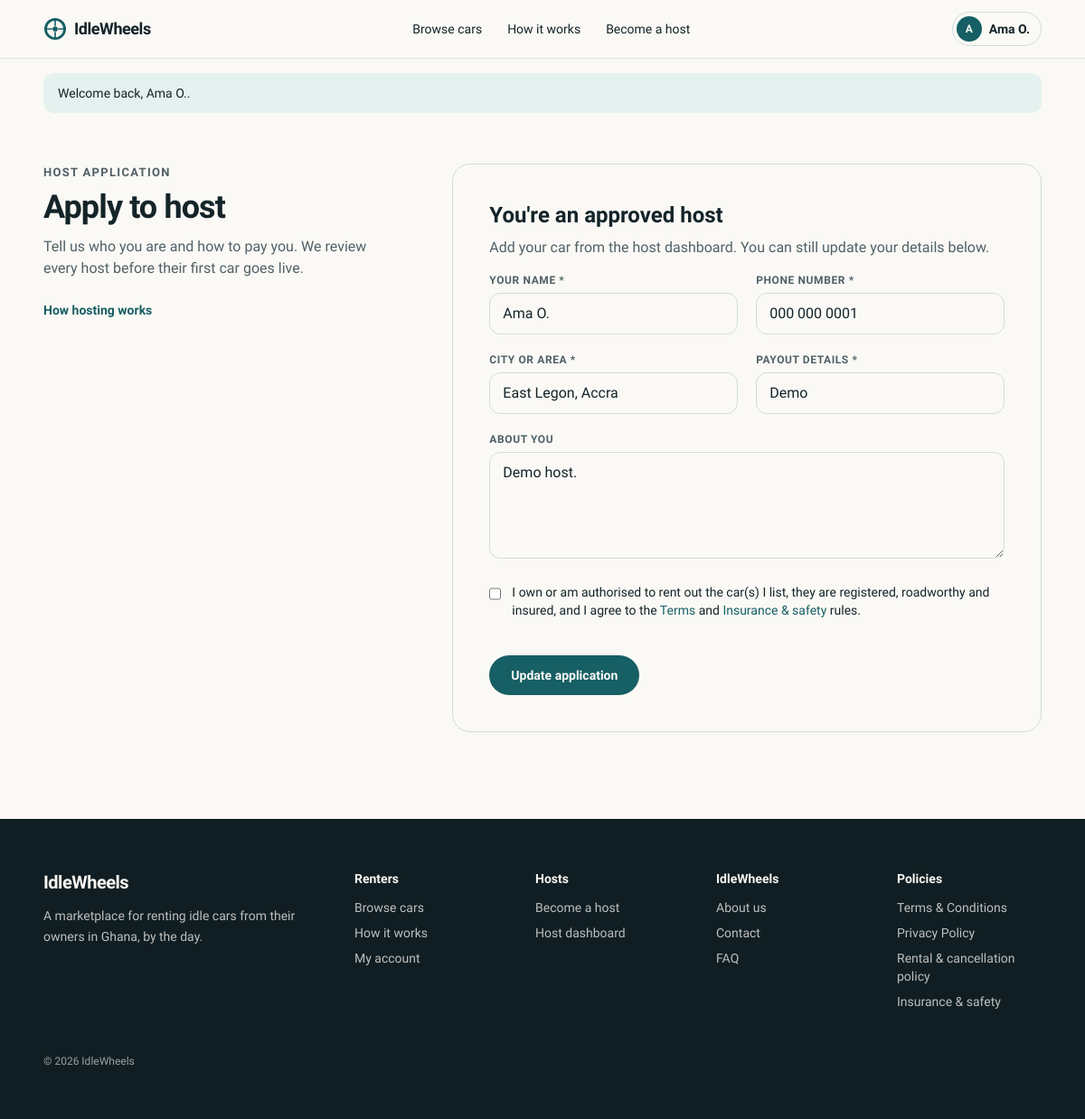
The app's page /host/apply.php (signed in) with its own data.
### tables this page shows
CREATE TABLE iw_users (
  id INT UNSIGNED AUTO_INCREMENT PRIMARY KEY,
  name VARCHAR(100) NOT NULL,
  email VARCHAR(190) NOT NULL UNIQUE,
  phone VARCHAR(30) NULL,
  password_hash VARCHAR(255) NOT NULL,
  role ENUM('user','admin') NOT NULL DEFAULT 'user',
  status ENUM('active','blocked') NOT NULL DEFAULT 'active',
  created_at DATETIME NOT NULL DEFAULT CURRENT_TIMESTAMP
);

CREATE TABLE iw_host_profiles (
  id INT UNSIGNED AUTO_INCREMENT PRIMARY KEY,
  user_id INT UNSIGNED NOT NULL UNIQUE,
  display_name VARCHAR(100) NOT NULL,
  phone VARCHAR(30) NOT NULL,
  city VARCHAR(100) NOT NULL,
  about TEXT NULL,
  payout_method VARCHAR(150) NOT NULL,
  status ENUM('pending','approved','rejected') NOT NULL DEFAULT 'pending',
  admin_note VARCHAR(500) NULL,
  created_at DATETIME NOT NULL DEFAULT CURRENT_TIMESTAMP,
  updated_at DATETIME NULL,
  CONSTRAINT fk_host_user FOREIGN KEY (user_id) REFERENCES iw_users(id) ON DELETE CASCADE
);

### app/Core/Controller.php (called while the page is built, shortened)
<?php
abstract class Controller
{
    protected function view(string $view, array $data = [], ?string $layout = 'layouts/main'): void
    {
        View::render($view, $data, $layout);
    }
}

### app/Controllers/HostController.php (called while the page is built, shortened)
<?php
class HostController extends Controller
{
    public function applyForm(): void
    {
        $user = Auth::requireLogin();
        $this->view('host/apply', ['title' => 'Apply to host', 'profile' => HostProfile::forUser((int) $user['id']), 'user' => $user]);
    }
}

### index.php (called while the page is built, shortened)
<?php
require __DIR__ . '/app/bootstrap.php';
$router = new App\Core\Router();
$router->dispatch($_SERVER['REQUEST_METHOD'] ?? 'GET', request_path());

### app/helpers.php (called while the page is built, shortened)
<?php
function config(string $key, $default = null)
{
    $value = $GLOBALS['config'];
    foreach (explode('.', $key) as $part) {
        $value = $value[$part];
    }
    return $value;
}
function e($value): string
{
    return htmlspecialchars((string) ($value ?? ''), ENT_QUOTES | ENT_SUBSTITUTE, 'UTF-8');
}
function base_path(): string
{
    static $base = null;
    if ($base === null) {
        $configured = (string) config('app.url', '');
        if ($configured !== '') {
            $base = rtrim((string) parse_url($configured, PHP_URL_PATH), '/');
        } else {
            $base = rtrim(str_replace('\\', '/', dirname($_SERVER['SCRIPT_NAME'] ?? '/index.php')), '/');
        }
    }
    return $base;
}
function url(string $path = '/', array $query = []): string
{
    $tail = '';
    $path = '/' . ltrim($path, '/');
    if (config('app.php_urls', true)) {
        $path = php_page($path);
    }
    $u = base_path() . $path . $tail;
    if ($query) {
        $u .= (strpos($tail, '?') === false ? '?' : '&') . http_build_query($query);
    }
    return $u === '' ? '/' : $u;
}
function php_page(string $path): string
{
    if ($path === '/' || $path === '') {
        return '/index.php';
    }
    $path = rtrim($path, '/');
    $last = substr($path, strrpos($path, '/') + 1);
    return strpos($last, '.') === false ? $path . '.php' : $path;
}
function asset(string $path): string
{
    $file = BASE_PATH . '/assets/' . ltrim($path, '/');
    $v = is_file($file) ? '?v=' . filemtime($file) : '';
    return url('assets/' . ltrim($path, '/')) . $v;
}
function request_path(): string
{
    $path = (string) parse_url($_SERVER['REQUEST_URI'] ?? '/', PHP_URL_PATH);
    $base = base_path();
    $path = '/' . trim($path, '/');
    return substr($path, -4) === '.php' ? substr($path, 0, -4) : $path;
}
function old(string $key, $default = '')
{
    $old = Session::get('_old', []);
    return $old[$key] ?? $default;
}

### app/Core/Database.php (called while the page is built, shortened)
<?php
class Database
{
    private static ?PDO $pdo = null;
    public static function pdo(): PDO
    {
        if (self::$pdo === null) {
            $c = config('db');
            $dsn = sprintf('mysql:host=%s;port=%d;dbname=%s;charset=utf8mb4', $c['host'], (int) ($c['port'] ?? 3306), $c['name']);
            self::$pdo = new PDO($dsn, $c['user'], $c['pass'], [
                PDO::ATTR_ERRMODE => PDO::ERRMODE_EXCEPTION,
                PDO::ATTR_DEFAULT_FETCH_MODE => PDO::FETCH_ASSOC,
                PDO::ATTR_EMULATE_PREPARES => false,
            ]);
        }
        return self::$pdo;
    }
    public static function one(string $sql, array $params = []): ?array
    {
        $st = self::pdo()->prepare($sql);
        $st->execute($params);
        $row = $st->fetch();
        return $row === false ? null : $row;
    }
}

### app/Models/HostProfile.php (called while the page is built, shortened)
<?php
class HostProfile
{
    public static function forUser(int $userId): ?array
    {
        return Database::one('SELECT * FROM iw_host_profiles WHERE user_id = ?', [$userId]);
    }
}

### app/Core/Session.php (called while the page is built, shortened)
<?php
class Session
{
    public static function get(string $key, $default = null)
    {
        return $_SESSION[$key] ?? $default;
    }
    public static function flashes(): array
    {
        return $_SESSION['_flash_now'] ?? [];
    }
}

### app/Core/Auth.php (called while the page is built, shortened)
<?php
class Auth
{
    private static ?array $user = null;
    private static bool $loaded = false;
    public static function user(): ?array
    {
        if (!self::$loaded) {
            self::$loaded = true;
            $id = Session::get('user_id');
            if ($id) {
                $u = User::find((int) $id);
                self::$user = ($u && $u['status'] === 'active') ? $u : null;
            }
        }
        return self::$user;
    }
    public static function requireLogin(): array
    {
        $u = self::user();
        return $u;
    }
}

### app/Models/User.php (called while the page is built, shortened)
<?php
class User
{
    public static function find(int $id): ?array
    {
        return Database::one('SELECT * FROM iw_users WHERE id = ?', [$id]);
    }
}

### app/bootstrap.php (called while the page is built, shortened)
<?php
spl_autoload_register(function (string $class): void {
    $file = BASE_PATH . '/app/' . str_replace('\\', '/', substr($class, 4)) . '.php';
});
require BASE_PATH . '/app/helpers.php';

### app/views/host/apply.php (the view, shortened to what this page needs)
<?php $p = $profile ?: []; ?>
<section class="grid gap-12 px-4 pt-10 sm:px-8 lg:grid-cols-[minmax(0,4fr)_minmax(0,7fr)] lg:gap-20 lg:px-12 lg:pt-14">
  <div>
    <p class="eyebrow">Host application</p>
    <h1 class="mt-2 font-display text-4xl font-extrabold tracking-tight">Apply to host</h1>
    <p class="mt-3 text-muted-foreground">Tell us who you are and how to pay you. We review every host before their first car goes live.</p>
    <a href="<?= url('/become-a-host') ?>" class="mt-6 inline-block text-sm font-semibold text-primary">How hosting works</a>
  </div>
  <div class="rounded-lg border border-border bg-background p-6 sm:p-10">
    <?php if ($profile && $profile['status'] === 'approved'): ?>
      <p class="font-display text-2xl font-semibold">You're an approved host</p>
      <p class="mt-2 text-muted-foreground">Add your car from the host dashboard. You can still update your details below.</p>
    <?php elseif ($profile && $profile['status'] === 'pending'): ?>
      <p class="mb-6 rounded-md bg-secondary p-4 text-sm">Your application is being reviewed. You can update your details below.</p>
    <?php elseif ($profile && $profile['status'] === 'rejected'): ?>
      <p class="mb-6 rounded-md bg-secondary p-4 text-sm">Your previous application wasn't approved<?= $profile['admin_note'] ? ': ' . e($profile['admin_note']) : '.' ?> Update your details and apply again.</p>
    <?php endif; ?>
    <form method="post" action="<?= url('/host/apply') ?>" class="mt-4 grid gap-5 sm:grid-cols-2">
      <label><span class="field-label">Your name *</span><input name="display_name" required maxlength="100" value="<?= e(old('display_name', $p['display_name'] ?? $user['name'])) ?>" class="field"></label>
      <label><span class="field-label">Phone number *</span><input name="phone" type="tel" required value="<?= e(old('phone', $p['phone'] ?? ($user['phone'] ?? ''))) ?>" class="field" placeholder="e.g. 024 123 4567"><?= error_for('phone') ?></label>
      <label><span class="field-label">City or area *</span><input name="city" required maxlength="100" value="<?= e(old('city', $p['city'] ?? '')) ?>" class="field" placeholder="e.g. East Legon, Accra"></label>
      <label><span class="field-label">Payout details *</span><input name="payout_method" required maxlength="150" value="<?= e(old('payout_method', $p['payout_method'] ?? '')) ?>" class="field" placeholder="Mobile money number or bank account"></label>
      <label class="sm:col-span-2"><span class="field-label">About you</span><textarea name="about" rows="4" maxlength="1000" class="field" placeholder="A few words renters will see, like how you hand over the keys"><?= e(old('about', $p['about'] ?? '')) ?></textarea></label>
      <label class="flex items-start gap-3 text-sm sm:col-span-2"><input type="checkbox" name="agree" value="1" class="mt-0.5 h-5 w-5 accent-[var(--color-primary)]">
        <span>I own or am authorised to rent out the car(s) I list, they are registered, roadworthy and insured, and I agree to the <a href="<?= url('/terms') ?>" target="_blank" class="text-primary">Terms</a> and <a href="<?= url('/insurance-safety') ?>" target="_blank" class="text-primary">Insurance &amp; safety</a> rules.</span></label>
      <div class="sm:col-span-2"><button class="btn-primary"><?= $profile ? 'Update application' : 'Apply to host' ?></button></div>
    </form>
  </div>
</section>

### app/Core/Router.php (shortened to what this page needs)
<?php
class Router
{
    private array $routes = [];
    private function add(string $method, string $path, array $handler, array $options = []): void
    {
        $pattern = '#^' . preg_replace('#\{([a-zA-Z_]+)\}#', '(?P<$1>[^/]+)', rtrim($path, '/') ?: '/') . '$#';
        $this->routes[] = ['method' => $method, 'pattern' => $pattern, 'handler' => $handler, 'options' => $options];
    }
    public function dispatch(string $method, string $path): void
    {
        $path = rtrim($path, '/') ?: '/';
        foreach ($this->routes as $route) {
            if (!preg_match($route['pattern'], $path, $m)) {
                continue;
            }
            $params = array_filter($m, 'is_string', ARRAY_FILTER_USE_KEY);
            [$class, $action] = $route['handler'];
            $controller = new $class();
            $controller->$action(...array_values($params));
            return;
        }
    }
}

### app/views/layouts/main.php (shortened to what this page needs)
<?php
$user = Auth::user();
$path = request_path();
$nav = [['/cars', 'Browse cars'], ['/how-it-works', 'How it works'], ['/become-a-host', 'Become a host']];
$navClass = function ($href) use ($path) {
    return 'no-underline transition-colors hover:text-primary ' . (strpos($path, $href) === 0 ? 'text-primary font-semibold' : 'text-foreground');
};
?><!doctype html>
<html lang="en">
<head>
  <link rel="stylesheet" href="<?= asset('css/app.css') ?>">
</head>
<body class="min-h-screen">
  <header class="sticky top-0 z-40 border-b border-border/70 bg-background/90 backdrop-blur">
    <div class="flex h-16 items-center justify-between gap-4 px-4 sm:px-8 lg:px-12">
      <a href="<?= url('/') ?>" class="flex items-center gap-2 text-foreground no-underline" aria-label="IdleWheels home">
        <svg width="26" height="26" viewBox="0 0 32 32" aria-hidden="true" class="text-primary"><circle cx="16" cy="16" r="13" fill="none" stroke="currentColor" stroke-width="3.5"/><circle cx="16" cy="16" r="3.5" fill="currentColor"/><path d="M16 3v9M16 20v9M3 16h9M20 16h9" stroke="currentColor" stroke-width="2"/></svg>
        <span class="font-display text-lg font-extrabold tracking-tight">IdleWheels</span>
      </a>
      <nav class="hidden items-center gap-7 text-sm md:flex" aria-label="Main">
        <?php foreach ($nav as [$href, $label]): ?>
          <a href="<?= url($href) ?>" class="<?= $navClass($href) ?>"><?= e($label) ?></a>
        <?php endforeach; ?>
      </nav>
      <div class="flex items-center gap-2">
        <?php if ($user): ?>
          <details class="relative">
            <summary class="flex cursor-pointer list-none items-center gap-2 rounded-control border border-border bg-background py-1 pl-1 pr-3 text-sm font-semibold">
              <span class="flex h-7 w-7 items-center justify-center rounded-full bg-primary text-xs text-primary-foreground"><?= e(mb_strtoupper(mb_substr($user['name'], 0, 1))) ?></span>
              <span class="hidden max-w-[8rem] truncate sm:inline"><?= e($user['name']) ?></span>
            </summary>
          </details>
        <?php else: ?>
          <a href="<?= url('/login', ['return' => $path]) ?>" class="rounded-control bg-primary px-4 py-2 text-sm font-semibold text-primary-foreground no-underline hover:opacity-90">Log in</a>
        <?php endif; ?>
      </div>
    </div>
  </header>
  <?php $flashes = Session::flashes(); if ($flashes): ?>
    <div class="space-y-2 px-4 pt-4 sm:px-8 lg:px-12" role="status">
      <?php foreach ($flashes as $f): ?>
        <p class="flash flash-<?= e($f['type']) ?>"><?= e($f['message']) ?></p>
      <?php endforeach; ?>
    </div>
  <?php endif; ?>
  <main><?= $content ?></main>
  <footer class="mt-24 bg-ink px-4 py-14 text-ink-foreground sm:px-8 lg:px-12">
    <div class="grid gap-10 lg:grid-cols-[minmax(0,2fr)_minmax(0,5fr)]">
      <div class="max-w-sm">
        <p class="font-display text-xl font-extrabold tracking-tight">IdleWheels</p>
        <p class="mt-3 text-sm leading-relaxed text-ink-foreground/75">A marketplace for renting idle cars from their owners in Ghana, by the day.</p>
      </div>
      <div class="grid grid-cols-2 gap-10 text-sm sm:grid-cols-4">
        <div><p class="mb-3 font-semibold">Renters</p><ul class="space-y-2 text-ink-foreground/75">
          <li><a href="<?= url('/cars') ?>" class="footer-link">Browse cars</a></li>
          <li><a href="<?= url('/how-it-works') ?>" class="footer-link">How it works</a></li>
          <li><a href="<?= url('/account') ?>" class="footer-link">My account</a></li></ul></div>
        <div><p class="mb-3 font-semibold">Hosts</p><ul class="space-y-2 text-ink-foreground/75">
          <li><a href="<?= url('/become-a-host') ?>" class="footer-link">Become a host</a></li>
          <li><a href="<?= url('/host') ?>" class="footer-link">Host dashboard</a></li></ul></div>
        <div><p class="mb-3 font-semibold">IdleWheels</p><ul class="space-y-2 text-ink-foreground/75">
          <li><a href="<?= url('/about') ?>" class="footer-link">About us</a></li>
          <li><a href="<?= url('/contact') ?>" class="footer-link">Contact</a></li>
          <li><a href="<?= url('/faq') ?>" class="footer-link">FAQ</a></li></ul></div>
        <div><p class="mb-3 font-semibold">Policies</p><ul class="space-y-2 text-ink-foreground/75">
          <li><a href="<?= url('/terms') ?>" class="footer-link">Terms &amp; Conditions</a></li>
          <li><a href="<?= url('/privacy') ?>" class="footer-link">Privacy Policy</a></li>
          <li><a href="<?= url('/rental-policy') ?>" class="footer-link">Rental &amp; cancellation policy</a></li>
          <li><a href="<?= url('/insurance-safety') ?>" class="footer-link">Insurance &amp; safety</a></li></ul></div>
      </div>
    </div>
    <p class="mt-12 text-xs text-ink-foreground/60">© <?= date('Y') ?> IdleWheels</p>
  </footer>
</body>
</html>

### records on screen
iw_users: name "A", name "Ama O."
iw_host_profiles: display_name "Ama O.", phone "000 000 0001", city "East Legon, Accra", payout_method "Demo", about "Demo host."

### other values on screen
$label "Browse cars"
$label "How it works"
$label "Become a host"
$f['message'] "Welcome back, Ama O.."
